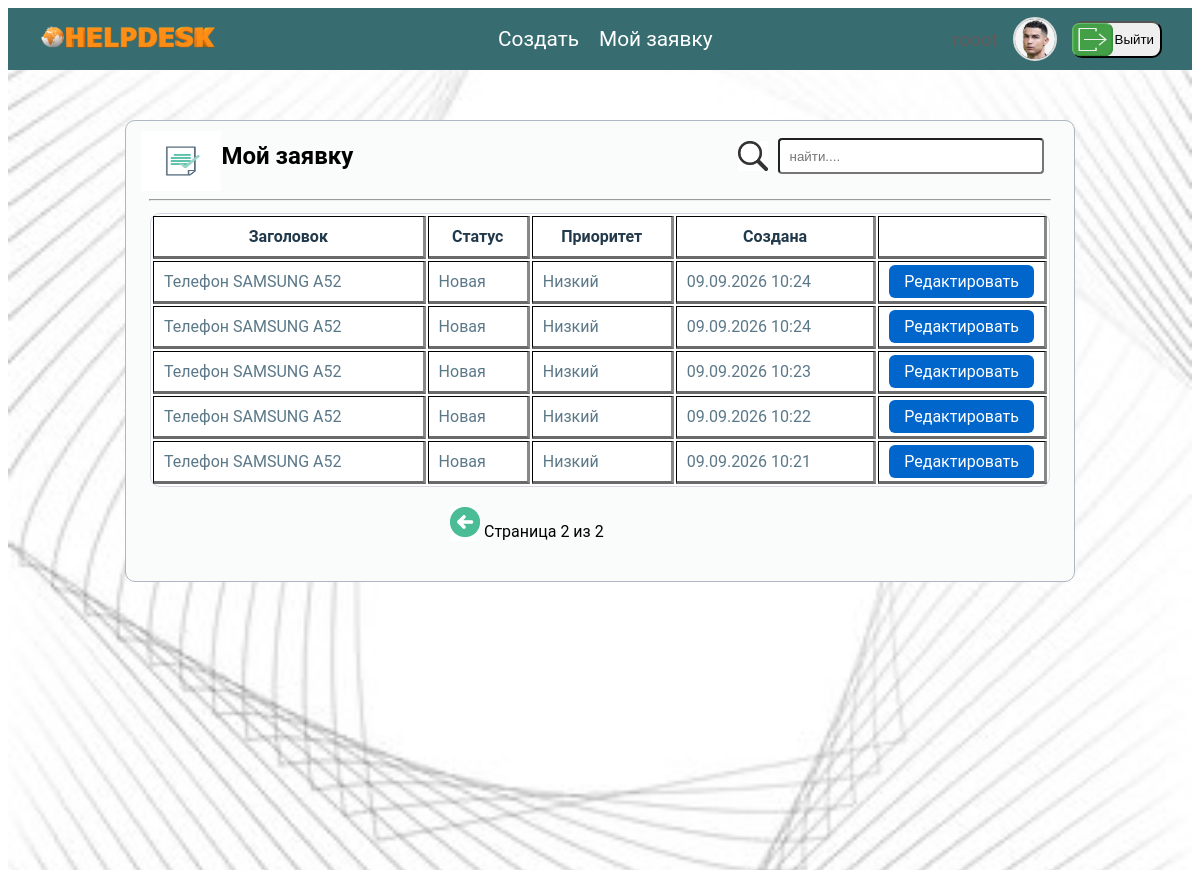
The page /tickets/my/?page=2 (signed in) on the database as committed earlier.
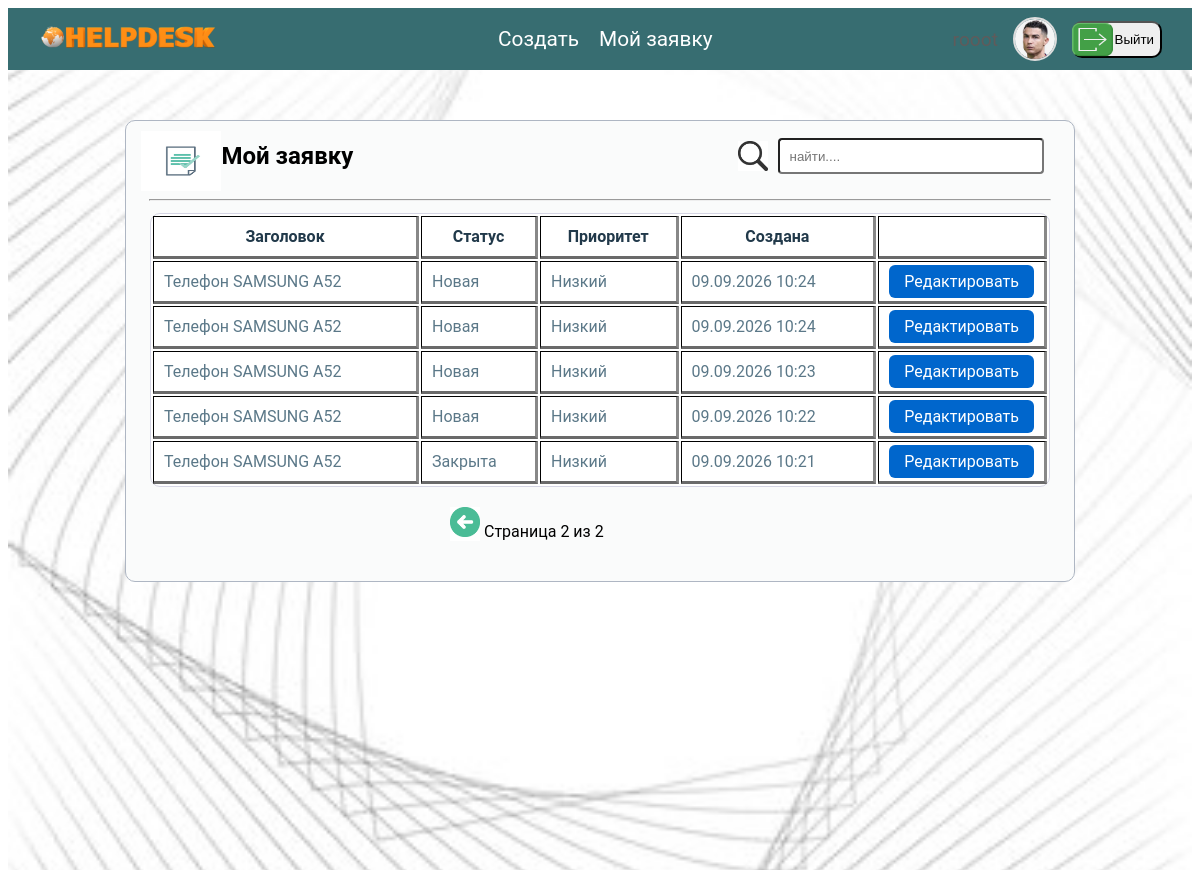
The same page on the database as committed later.
### helpdeskside/models.py (models this page shows, shortened)
class Ticket(models.Model):
    class Status(models.TextChoices):
        NEW = 'NEW', 'Новая'
        IN_PROGRESS = 'IN_PROGRESS', 'В работе'
        WAITING = 'WT', 'Ожидание'
        RESOLVED = 'RL', 'Решена'
        CLOSED = 'CL', 'Закрыта'
    class Priority(models.TextChoices):
        LOW = 'LOW', 'Низкий'
        MEDIUM = 'MEDIUM', 'Средний'
        HIGH = 'HIGH', 'Высокий'
        CRITICAL = 'CRITICAL', 'Критический'
    title = models.CharField(max_length=250, verbose_name='Заголовка')
    description = models.TextField(verbose_name='Описание')
    author = models.ForeignKey(
        settings.AUTH_USER_MODEL,
        on_delete=models.CASCADE,
        related_name='created_tickets')
    assigned_to = models.ForeignKey(
        Employee,
        on_delete=models.SET_NULL,
        null=True,
        blank=True,
        related_name='tickets'
    )
    status = models.CharField(max_length=12, choices=Status.choices, default=Status.NEW)
    priority = models.CharField(max_length=8, choices=Priority.choices, default=Priority.LOW, verbose_name='Приоритет')
    created = models.DateTimeField(auto_now_add=True)
    updated = models.DateTimeField(auto_now=True)
    class Meta:
        ordering = ['-created']

### helpdeskside/views.py (the view)
# urls.py: path('tickets/my/', views.my_tickets, name='my_tickets'),
@login_required
@role_required('client')
def my_tickets(request):
    tickets = Ticket.objects.filter(author=request.user).order_by('-created')
    paginator = Paginator(tickets, 10)
    page_number = request.GET.get('page')
    page_obj = paginator.get_page(page_number)
    return render(request, 'helpdeskside/my_tickets.html', {'page_obj': page_obj})

### helpdeskside/templates/helpdeskside/my_tickets.html (shortened to what this page needs)
{% extends "users/client_dashboard.html" %}
{% load static %}
{% block my_tickets_content %}
<div class="my-tickets">
    <div class="my-tickets-search">
        <div class="my-tickets-title">
            <h2 class="my-tickets-title"><img src="/static/images/images 11.png" class="my-tickets-img">Мой заявку</h2>
        </div>
        <div class="my-tickets-search-row">
            <img src="/static/images/search-images13 .png" style="height: 30px;"><input type="text"
                                                                                        placeholder="найти...."
                                                                                        class="my-tickets-input">
        </div>
    </div>
    <hr style="width: 95%">
    <table border="1" cellpadding="10" class="my-tickets-table">
        <thead>
        <tr>
            <th>Заголовок</th>
            <th>Статус</th>
            <th>Приоритет</th>
            <th>Создана</th>
            <th></th>
        </tr>
        </thead>
        <tbody>
        {% for ticket in page_obj %}
        <tr>
            <td>
                {{ ticket.title }}
            </td>
            <td>{{ ticket.get_status_display }}</td>
            <td>{{ ticket.get_priority_display }}</td>
            <td>{{ ticket.created|date:"d.m.Y H:i" }}</td>
            <td style="width: 130px"><a href="{% url 'helpdeskside:client_ticket_detail' ticket.pk %}"
                                        class="user-ticket-detail-btn">Редактировать</a></td>
        </tr>
        {% empty %}
        <tr>
            <td colspan="4">У вас пока нет заявок.</td>
        </tr>
        {% endfor %}
        </tbody>
    </table>
    {% if page_obj.has_other_pages %}
    <div class="clinet-page-pagination">
        {% if page_obj.has_previous %}
        <a href="?page={{ page_obj.previous_page_number }}" class="client-pagination-previous"> <img
                src="/static/images/previuos.png"
                height="30px"></a>
        {% endif %}
        <span>Страница {{ page_obj.number }} из {{ page_obj.paginator.num_pages }}</span>
    </div>
    {% endif %}
</div>
{% endblock %}

Rows that differ between the two databases and show on the page:
changed Ticket: status "Новая" → "Закрыта"
